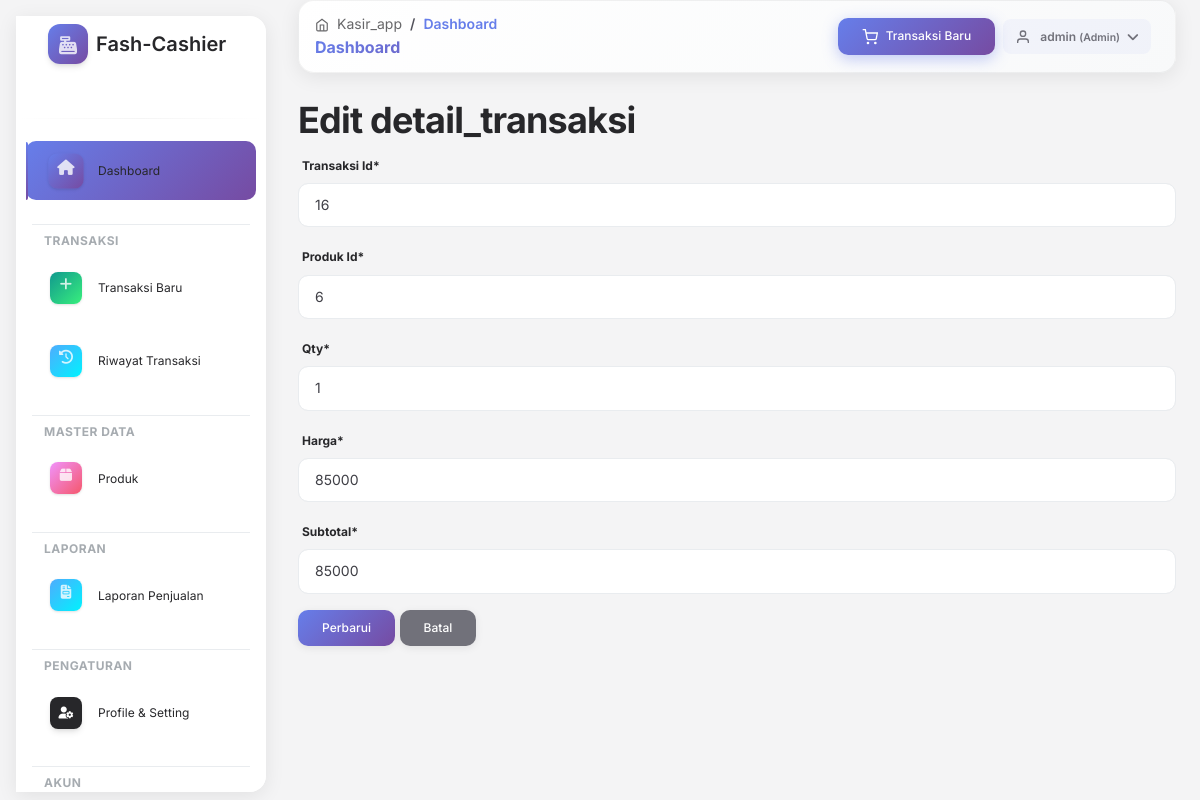
/detail_transaksi/edit.php?id=7 (signed in), run on the app's committed database.
### tables this page shows
CREATE TABLE `detail_transaksi` (
  `id` int(11) NOT NULL,
  `transaksi_id` int(11) NOT NULL,
  `produk_id` int(11) NOT NULL,
  `qty` int(11) NOT NULL,
  `harga` int(11) NOT NULL,
  `subtotal` int(11) NOT NULL
);

### detail_transaksi/edit.php (the view, shortened to what this page needs)
<?php
require_once '../config/database.php';
$id = (int) ($_GET['id'] ?? 0);
$stmt = mysqli_prepare($connection, "SELECT id, transaksi_id, produk_id, qty, harga, subtotal FROM `detail_transaksi` WHERE id = ?");
mysqli_stmt_bind_param($stmt, "i", $id);
mysqli_stmt_execute($stmt);
$result = mysqli_stmt_get_result($stmt);
$detail_transaksi = mysqli_fetch_assoc($result);
?>
<?php include '../views/'.$THEME.'/header.php'; ?>
<?php include '../views/'.$THEME.'/sidebar.php'; ?>
<?php include '../views/'.$THEME.'/topnav.php'; ?>
<?php include '../views/'.$THEME.'/upper_block.php'; ?>
            <h2>Edit detail_transaksi</h2>
            <form method="POST">
                    <div class="mb-3">
                        <label class="form-label">Transaksi Id*</label>
                        <input type="number" name="transaksi_id" class="form-control" value="<?= $detail_transaksi['transaksi_id'] ?>">
                    </div>
                    <div class="mb-3">
                        <label class="form-label">Produk Id*</label>
                        <input type="number" name="produk_id" class="form-control" value="<?= $detail_transaksi['produk_id'] ?>">
                    </div>
                    <div class="mb-3">
                        <label class="form-label">Qty*</label>
                        <input type="number" name="qty" class="form-control" value="<?= $detail_transaksi['qty'] ?>">
                    </div>
                    <div class="mb-3">
                        <label class="form-label">Harga*</label>
                        <input type="number" name="harga" class="form-control" value="<?= $detail_transaksi['harga'] ?>">
                    </div>
                    <div class="mb-3">
                        <label class="form-label">Subtotal*</label>
                        <input type="number" name="subtotal" class="form-control" value="<?= $detail_transaksi['subtotal'] ?>">
                    </div>
                <button type="submit" class="btn btn-primary">Perbarui</button>
                <a href="index.php" class="btn btn-secondary">Batal</a>
            </form>
<?php include '../views/'.$THEME.'/lower_block.php'; ?>
<?php include '../views/'.$THEME.'/footer.php'; ?>

### views/soft-ui/header.php (style rules this page uses)
:root { --primary-gradient: linear-gradient(135deg, #667eea 0%, #764ba2 100%); --success-gradient: linear-gradient(135deg, #11998e 0%, #38ef7d 100%); --info-gradient: linear-gradient(135deg, #4facfe 0%, #00f2fe 100%); --warning-gradient: linear-gradient(135deg, #f093fb 0%, #f5576c 100%); --transition-slow: all 0.4s cubic-bezier(0.4, 0, 0.2, 1); --transition-fast: all 0.2s ease; --shadow-sm: 0 2px 8px rgba(0,0,0,0.08); --shadow-md: 0 4px 16px rgba(0,0,0,0.12); --shadow-lg: 0 8px 32px rgba(0,0,0,0.15); --shadow-xl: 0 20px 40px rgba(0,0,0,0.2); }
body { font-family: 'Inter', -apple-system, BlinkMacSystemFont, 'Segoe UI', Roboto, 'Helvetica Neue', Arial, sans-serif; transition: var(--transition-slow); overflow-x: hidden; background-color: #f8f9fa !important; }
body.g-sidenav-show { animation: fadeIn 0.5s ease-out; }
.btn { border-radius: 10px !important; transition: var(--transition-slow); text-transform: capitalize; font-weight: 500; padding: 0.625rem 1.5rem; box-shadow: var(--shadow-sm); }
.btn-primary { background: var(--primary-gradient) !important; border: none !important; }
.form-control, .form-select { border-radius: 10px !important; border: 1px solid #e9ecef !important; padding: 0.625rem 1rem !important; transition: var(--transition-fast); }
a { transition: var(--transition-fast); text-decoration: none; }

### data on the page
detail_transaksi: transaksi_id "16", produk_id "6", qty "1", harga "85000", subtotal "85000"

### other printed values
$page_title "Dashboard"
$_SESSION['username'] "admin"
$_SESSION['role'] "Admin"
